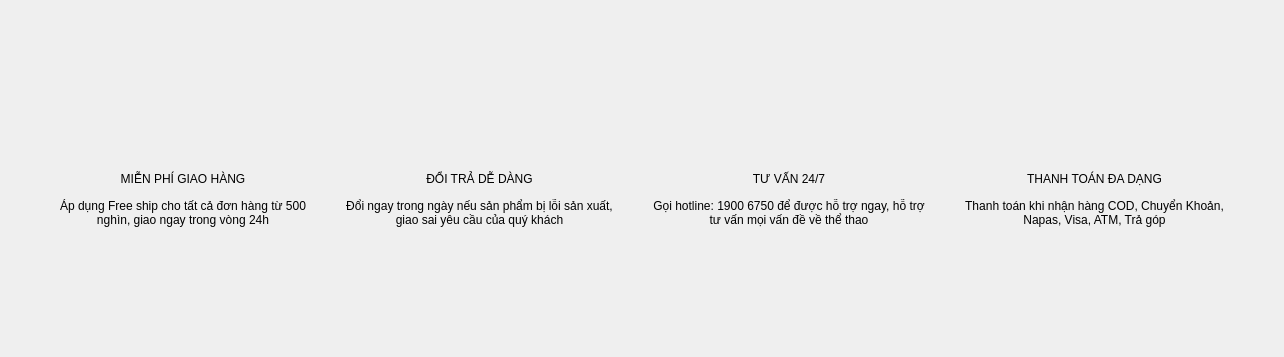
                   <widget class="QWidget" name="sectionWhyContainer" native="true">
                    <layout class="QVBoxLayout" name="verticalLayout_10">
                     <property name="spacing">
                      <number>0</number>
                     </property>
                     <property name="leftMargin">
                      <number>0</number>
                     </property>
                     <property name="topMargin">
                      <number>0</number>
                     </property>
                     <property name="rightMargin">
                      <number>0</number>
                     </property>
                     <property name="bottomMargin">
                      <number>0</number>
                     </property>
                     <item>
                      <layout class="QHBoxLayout" name="sectionSubWhyContainer">
                       <property name="bottomMargin">
                        <number>50</number>
                       </property>
                       <item>
                        <spacer name="horizontalSpacer_9">
                         <property name="orientation">
                          <enum>Qt::Horizontal</enum>
                         </property>
                         <property name="sizeHint" stdset="0">
                          <size>
                           <width>40</width>
                           <height>20</height>
                          </size>
                         </property>
                        </spacer>
                       </item>
                       <item alignment="Qt::AlignVCenter">
                        <widget class="QWidget" name="sectionWhy" native="true">
                         <property name="sizePolicy">
                          <sizepolicy hsizetype="Preferred" vsizetype="Preferred">
                           <horstretch>0</horstretch>
                           <verstretch>0</verstretch>
                          </sizepolicy>
                         </property>
                         <layout class="QHBoxLayout" name="horizontalLayout_15">
                          <property name="spacing">
                           <number>0</number>
                          </property>
                          <property name="sizeConstraint">
                           <enum>QLayout::SetDefaultConstraint</enum>
                          </property>
                          <property name="leftMargin">
                           <number>0</number>
                          </property>
                          <property name="topMargin">
                           <number>50</number>
                          </property>
                          <property name="rightMargin">
                           <number>0</number>
                          </property>
                          <property name="bottomMargin">
                           <number>0</number>
                          </property>
                          <item alignment="Qt::AlignHCenter|Qt::AlignVCenter">
                           <widget class="QWidget" name="why1" native="true">
                            <property name="minimumSize">
                             <size>
                              <width>0</width>
                              <height>257</height>
                             </size>
                            </property>
                            <property name="maximumSize">
                             <size>
                              <width>510</width>
                              <height>257</height>
                             </size>
                            </property>
                            <layout class="QVBoxLayout" name="verticalLayout_32">
                             <property name="spacing">
                              <number>10</number>
                             </property>
                             <property name="leftMargin">
                              <number>20</number>
                             </property>
                             <property name="topMargin">
                              <number>10</number>
                             </property>
                             <property name="rightMargin">
                              <number>20</number>
                             </property>
                             <property name="bottomMargin">
                              <number>10</number>
                             </property>
                             <item alignment="Qt::AlignHCenter|Qt::AlignVCenter">
                              <widget class="QLabel" name="label_73">
                               <property name="maximumSize">
                                <size>
                                 <width>64</width>
                                 <height>64</height>
                                </size>
                               </property>
                               <property name="text">
                                <string/>
                               </property>
                               <property name="pixmap">
                                <pixmap resource="../resource.qrc">:/img/resources/img/why_1.png</pixmap>
                               </property>
                              </widget>
                             </item>
                             <item>
                              <widget class="QLabel" name="label_74">
                               <property name="maximumSize">
                                <size>
                                 <width>16777215</width>
                                 <height>20</height>
                                </size>
                               </property>
                               <property name="text">
                                <string>MIỄN PHÍ GIAO HÀNG</string>
                               </property>
                               <property name="alignment">
                                <set>Qt::AlignCenter</set>
                               </property>
                              </widget>
                             </item>
                             <item>
                              <widget class="QLabel" name="label_75">
                               <property name="text">
                                <string>Áp dụng Free ship cho tất cả đơn hàng từ 500 nghìn, giao ngay trong vòng 24h</string>
                               </property>
                               <property name="alignment">
                                <set>Qt::AlignHCenter|Qt::AlignTop</set>
                               </property>
                               <property name="wordWrap">
                                <bool>true</bool>
                               </property>
                              </widget>
                             </item>
                            </layout>
                           </widget>
                          </item>
                          <item alignment="Qt::AlignHCenter|Qt::AlignVCenter">
                           <widget class="QWidget" name="why2" native="true">
                            <property name="minimumSize">
                             <size>
                              <width>0</width>
                              <height>257</height>
                             </size>
                            </property>
                            <property name="maximumSize">
                             <size>
                              <width>510</width>
                              <height>257</height>
                             </size>
                            </property>
                            <layout class="QVBoxLayout" name="verticalLayout_29">
                             <property name="spacing">
                              <number>10</number>
                             </property>
                             <property name="leftMargin">
                              <number>20</number>
                             </property>
                             <property name="topMargin">
                              <number>10</number>
                             </property>
                             <property name="rightMargin">
                              <number>20</number>
                             </property>
                             <property name="bottomMargin">
                              <number>10</number>
                             </property>
                             <item alignment="Qt::AlignHCenter|Qt::AlignVCenter">
                              <widget class="QLabel" name="label_64">
                               <property name="maximumSize">
                                <size>
                                 <width>64</width>
                                 <height>64</height>
                                </size>
                               </property>
                               <property name="text">
                                <string/>
                               </property>
                               <property name="pixmap">
                                <pixmap resource="../resource.qrc">:/img/resources/img/why_2.png</pixmap>
                               </property>
                              </widget>
                             </item>
                             <item alignment="Qt::AlignHCenter">
                              <widget class="QLabel" name="label_65">
                               <property name="maximumSize">
                                <size>
                                 <width>16777215</width>
                                 <height>20</height>
                                </size>
                               </property>
                               <property name="text">
                                <string>ĐỔI TRẢ DỄ DÀNG</string>
                               </property>
                               <property name="alignment">
                                <set>Qt::AlignCenter</set>
                               </property>
                              </widget>
                             </item>
                             <item>
                              <widget class="QLabel" name="label_66">
                               <property name="text">
                                <string>Đổi ngay trong ngày nếu sản phẩm bị lỗi sản xuất, giao sai yêu cầu của quý khách</string>
                               </property>
                               <property name="alignment">
                                <set>Qt::AlignHCenter|Qt::AlignTop</set>
                               </property>
                               <property name="wordWrap">
                                <bool>true</bool>
                               </property>
                              </widget>
                             </item>
                            </layout>
                           </widget>
                          </item>
                          <item alignment="Qt::AlignHCenter|Qt::AlignVCenter">
                           <widget class="QWidget" name="why3" native="true">
                            <property name="minimumSize">
                             <size>
                              <width>0</width>
                              <height>257</height>
                             </size>
                            </property>
                            <property name="maximumSize">
                             <size>
                              <width>510</width>
                              <height>257</height>
                             </size>
                            </property>
                            <layout class="QVBoxLayout" name="verticalLayout_30">
                             <property name="spacing">
                              <number>10</number>
                             </property>
                             <property name="leftMargin">
                              <number>20</number>
                             </property>
                             <property name="topMargin">
                              <number>10</number>
                             </property>
                             <property name="rightMargin">
                              <number>20</number>
                             </property>
                             <property name="bottomMargin">
                              <number>10</number>
                             </property>
                             <item alignment="Qt::AlignHCenter|Qt::AlignVCenter">
                              <widget class="QLabel" name="label_67">
                               <property name="maximumSize">
                                <size>
                                 <width>64</width>
                                 <height>64</height>
                                </size>
                               </property>
                               <property name="text">
                                <string/>
                               </property>
                               <property name="pixmap">
                                <pixmap resource="../resource.qrc">:/img/resources/img/why_3.png</pixmap>
                               </property>
                              </widget>
                             </item>
                             <item>
                              <widget class="QLabel" name="label_68">
                               <property name="maximumSize">
                                <size>
                                 <width>16777215</width>
                                 <height>20</height>
                                </size>
                               </property>
                               <property name="text">
                                <string>TƯ VẤN 24/7</string>
                               </property>
                               <property name="alignment">
                                <set>Qt::AlignCenter</set>
                               </property>
                              </widget>
                             </item>
                             <item>
                              <widget class="QLabel" name="label_69">
                               <property name="text">
                                <string>Gọi hotline: 1900 6750 để được hỗ trợ ngay, hỗ trợ tư vấn mọi vấn đề về thể thao</string>
                               </property>
                               <property name="alignment">
                                <set>Qt::AlignHCenter|Qt::AlignTop</set>
                               </property>
                               <property name="wordWrap">
                                <bool>true</bool>
                               </property>
                              </widget>
                             </item>
                            </layout>
                           </widget>
                          </item>
                          <item>
                           <widget class="QWidget" name="why4" native="true">
                            <property name="minimumSize">
                             <size>
                              <width>0</width>
                              <height>257</height>
                             </size>
                            </property>
                            <property name="maximumSize">
                             <size>
                              <width>510</width>
                              <height>257</height>
                             </size>
                            </property>
                            <layout class="QVBoxLayout" name="verticalLayout_31">
                             <property name="spacing">
                              <number>10</number>
                             </property>
                             <property name="leftMargin">
                              <number>20</number>
                             </property>
                             <property name="topMargin">
                              <number>10</number>
                             </property>
                             <property name="rightMargin">
                              <number>20</number>
                             </property>
                             <property name="bottomMargin">
                              <number>10</number>
                             </property>
                             <item alignment="Qt::AlignHCenter|Qt::AlignVCenter">
                              <widget class="QLabel" name="label_70">
                               <property name="maximumSize">
                                <size>
                                 <width>64</width>
                                 <height>64</height>
                                </size>
                               </property>
                               <property name="text">
                                <string/>
                               </property>
                               <property name="pixmap">
                                <pixmap resource="../resource.qrc">:/img/resources/img/why_4.png</pixmap>
                               </property>
                              </widget>
                             </item>
                             <item>
                              <widget class="QLabel" name="label_71">
                               <property name="maximumSize">
                                <size>
                                 <width>16777215</width>
                                 <height>20</height>
                                </size>
                               </property>
                               <property name="text">
                                <string>THANH TOÁN ĐA DẠNG</string>
                               </property>
                               <property name="alignment">
                                <set>Qt::AlignCenter</set>
                               </property>
                              </widget>
                             </item>
                             <item>
                              <widget class="QLabel" name="label_72">
                               <property name="text">
                                <string>Thanh toán khi nhận hàng COD, Chuyển Khoản, Napas, Visa, ATM, Trả góp</string>
                               </property>
                               <property name="alignment">
                                <set>Qt::AlignHCenter|Qt::AlignTop</set>
                               </property>
                               <property name="wordWrap">
                                <bool>true</bool>
                               </property>
                              </widget>
                             </item>
                            </layout>
                           </widget>
                          </item>
                         </layout>
                        </widget>
                       </item>
                       <item>
                        <spacer name="horizontalSpacer_8">
                         <property name="orientation">
                          <enum>Qt::Horizontal</enum>
                         </property>
                         <property name="sizeHint" stdset="0">
                          <size>
                           <width>40</width>
                           <height>20</height>
                          </size>
                         </property>
                        </spacer>
                       </item>
                      </layout>
                     </item>
                    </layout>
                   </widget>
